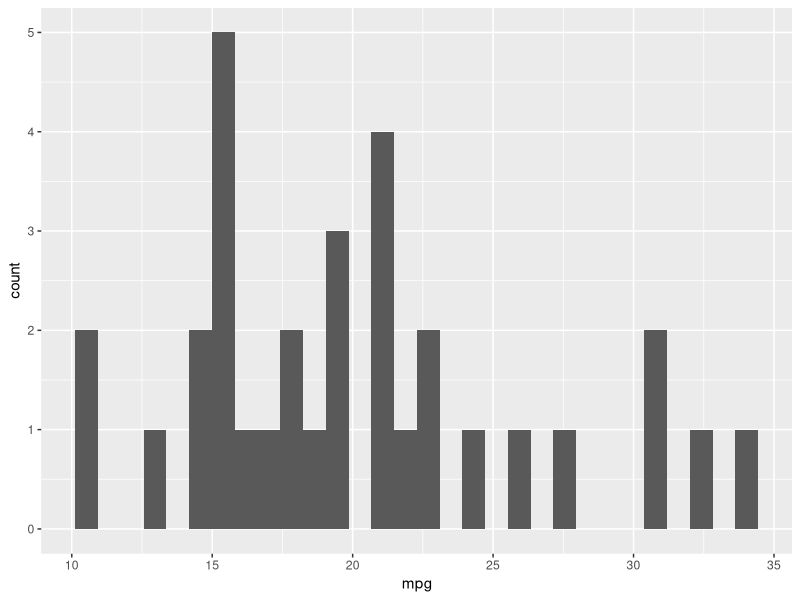
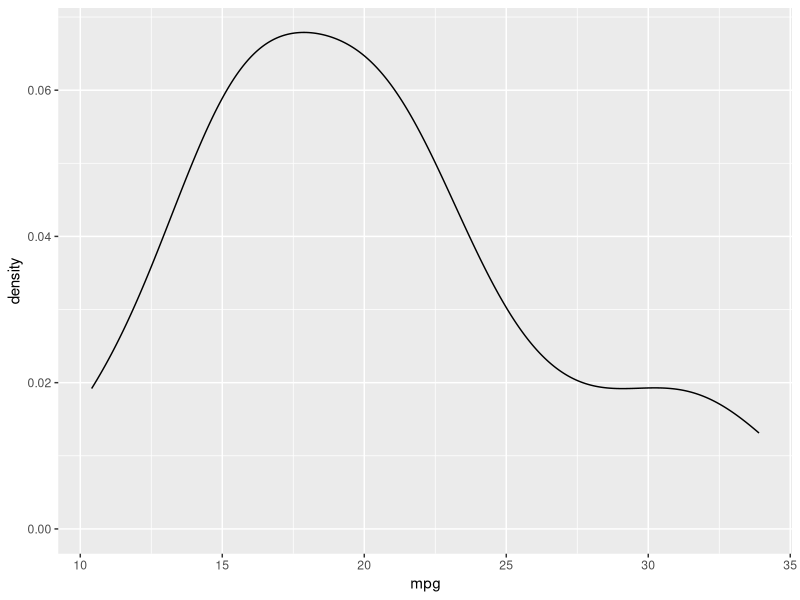
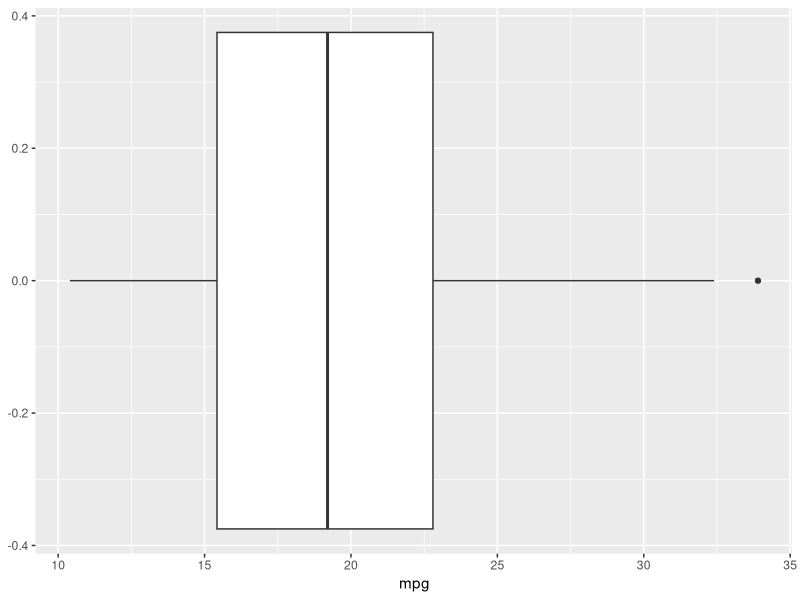
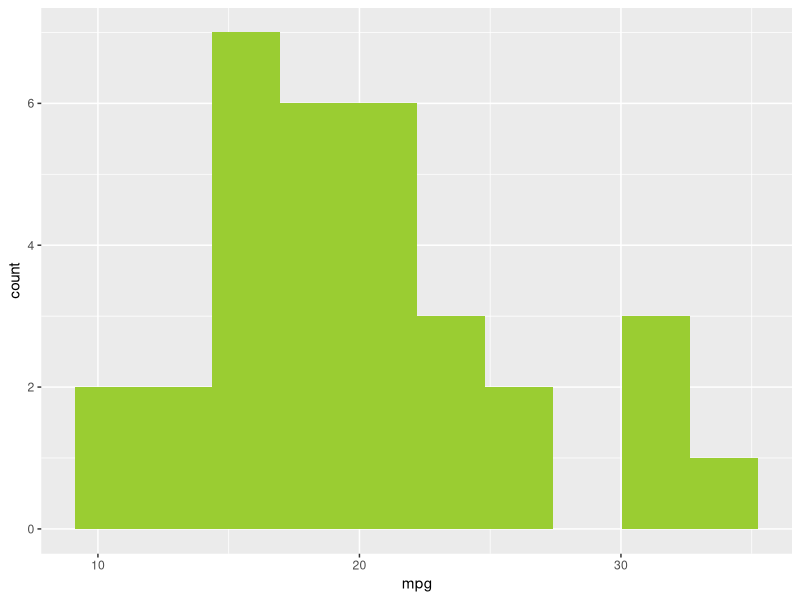
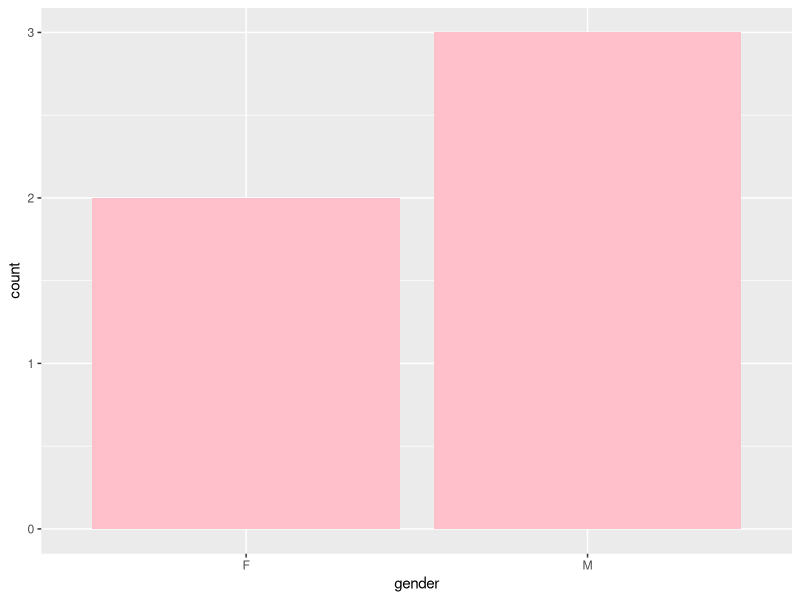
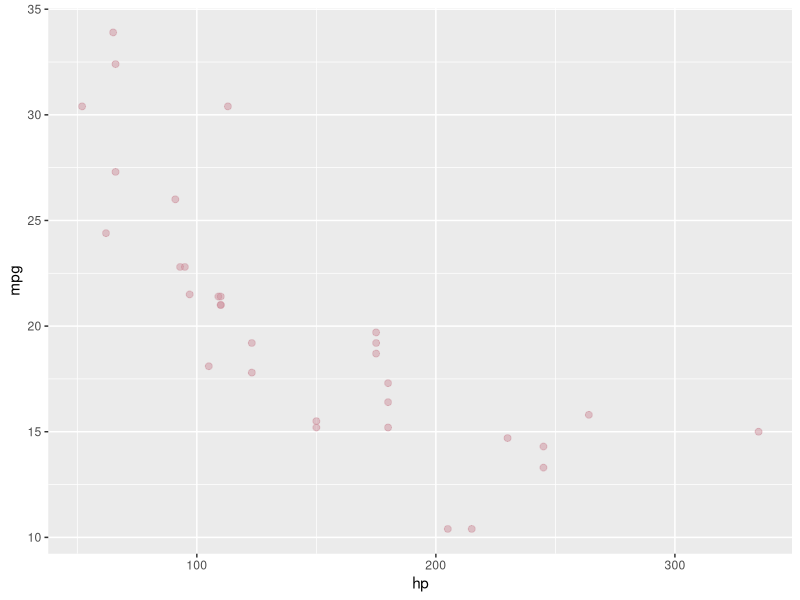
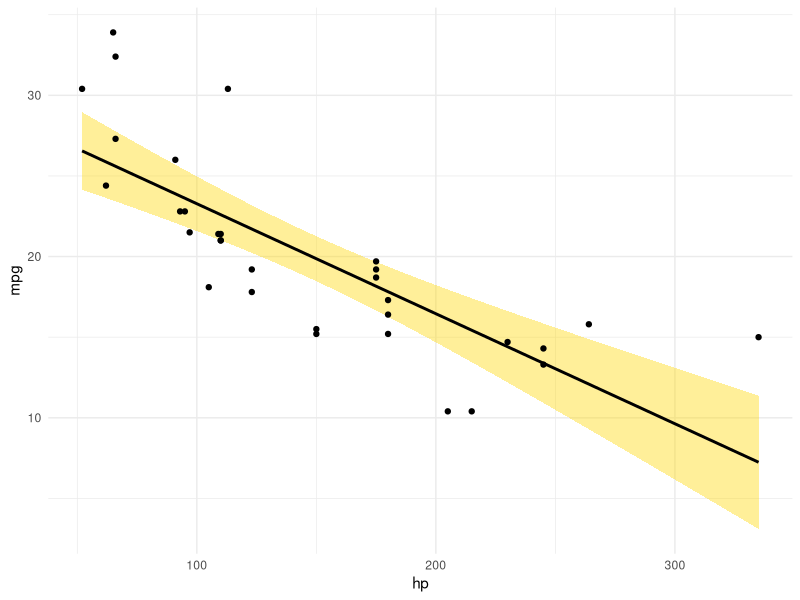
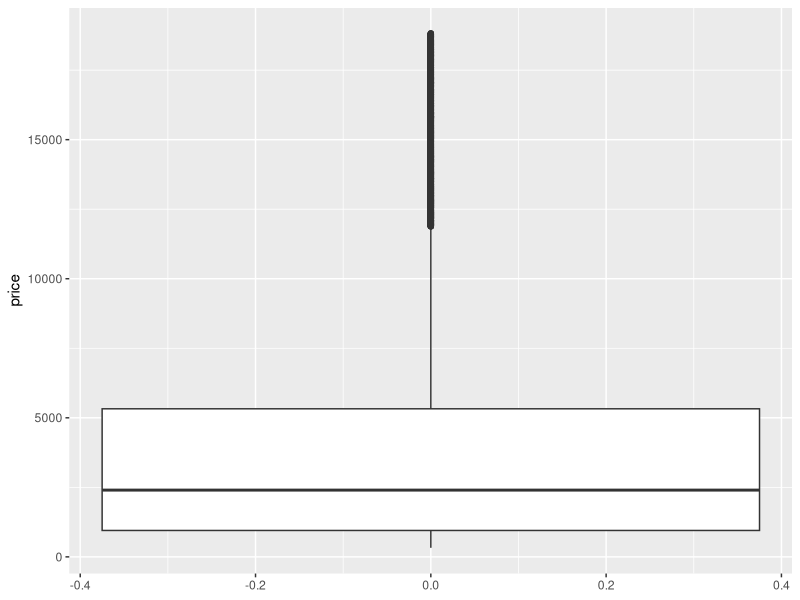

Reproduce these figures in R, in order. (Note: this script raises an error after producing the figures.)
#------------ Data Visualization -------------
# comment
# load library

library(tidyverse)
View(mtcars)

###### our first chart 
# one variable, continuous
# create a histogram with ggplot2

ggplot(data = mtcars,
       mapping = aes(x=mpg)) + 
  geom_histogram()    #histogram

ggplot(data = mtcars,
       mapping = aes(x=mpg)) + 
  geom_density()      #curve

ggplot(data = mtcars,
       mapping = aes(x=mpg)) + 
  geom_boxplot()

## base layer

basechart = ggplot(data = mtcars,
       mapping = aes(x=mpg))

basechart + geom_histogram(bins=10,fill="yellowgreen") #bins chart size เยอะไปคือถี่ยิบ, fill = chart colors  
#--------------------------------------
student = data.frame(id=1:5,gender=c("M","M","M","F","F"))

ggplot(data=student,
       mapping = aes(x=gender)) +
  geom_bar(fill="pink")

## two variable,both continuous

base2 = ggplot(mtcars,aes(x=hp,y=mpg))
base2 + geom_point(size=2,col="pink3",
                   alpha=0.5) #alpha จาง ทับกันจะเข้ม

#linear model (method="lm")

base2 +
  geom_smooth(method="lm",col="black",fill="gold") +
  geom_point() + 
  theme_minimal()

## two variable, on discrete
## on continuous

ggplot(diamonds,
       aes(price)) +
  geom_boxplot() +
  coord_flip()

ggplot(diamonds,
       aes(x=color, y=carat)) + #เรียงตามต่างๆเช่นตามสี
  geom_boxplot()

ggplot(diamonds,
       aes(x=cut, y=price)) +
  geom_boxplot()
  
ggplot(diamonds,
       aes(x=cut, y=price)) +
  geom_violin()

## summarise data = build geom_col

p1 = diamonds %>%
  group_by(cut) %>%
  summarise(med_price = median(price)) %>%
  ggplot(aes(cut,med_price)) + 
  geom_col() +
  theme_minimal()

## qplot -> quick plot
library(ggplot2)
p2 = qplot(x=price, data=diamonds,
      geom="histogram", bins=10)
p3 = qplot(x=carat, y=price, data=diamonds,
      geom="point")
p4= qplot(x=cut, data=diamonds,
      geom="bar")

## patchwork -> show chart any chart
p2 / p3 / p4

## ggplot()
## overplotting

ggplot(diamonds, aes(carat,price)) +
  geom_point(shape=".")   #too much data

ggplot(sample_n(diamonds,500), 
       aes(carat,price)) +
  geom_point(alpha=0.5)

set.seed(95)
ggplot(sample_frac(diamonds,0.08), 
       aes(carat,price,col=cut)) +
  geom_point(alpha=0.5) + 
  theme_minimal() + 
  scale_color_brewer(type="qual",palette=1)
  
## facet grid
## segment our chart into group

ggplot(sample_frac(diamonds,0.08), 
       aes(carat,price,col=cut)) +
  geom_point(alpha=0.5) + 
  theme_minimal() + 
  scale_color_brewer(type="qual",palette=1) +
  facet_wrap(~cut)

## lables
ggplot(mtcars,aes(hp,mpg)) +
  geom_point() +
  theme_minimal() + 
  labs(title="My first scatter plot",
       subtitle="Awesome work!",
       x="Hourse power",
       y="Miles per gallon",
       caption="Source: R studio")

## simple bar chart
library(ggthemes)
ggplot(diamonds,aes(cut,fill=color)) +
  geom_bar(positon="stack") +
  theme_wsj()



## install more theme for ggplot chart




















